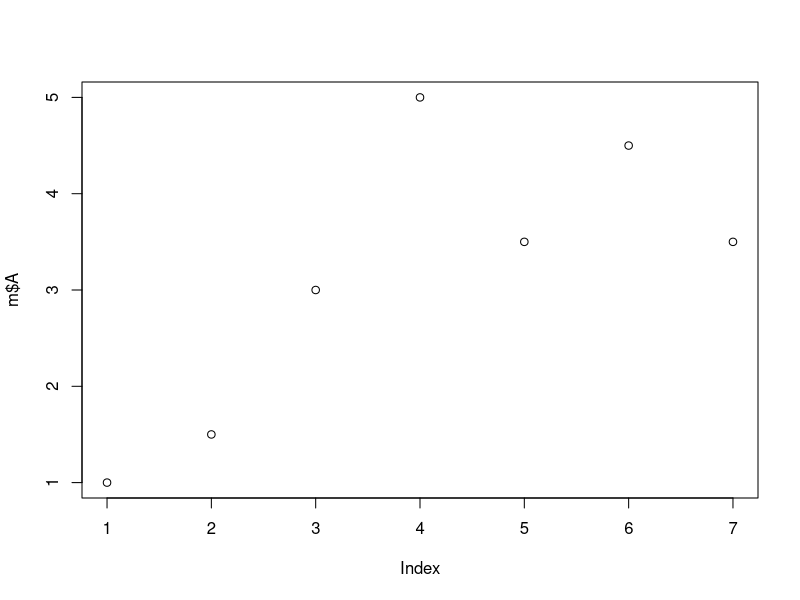
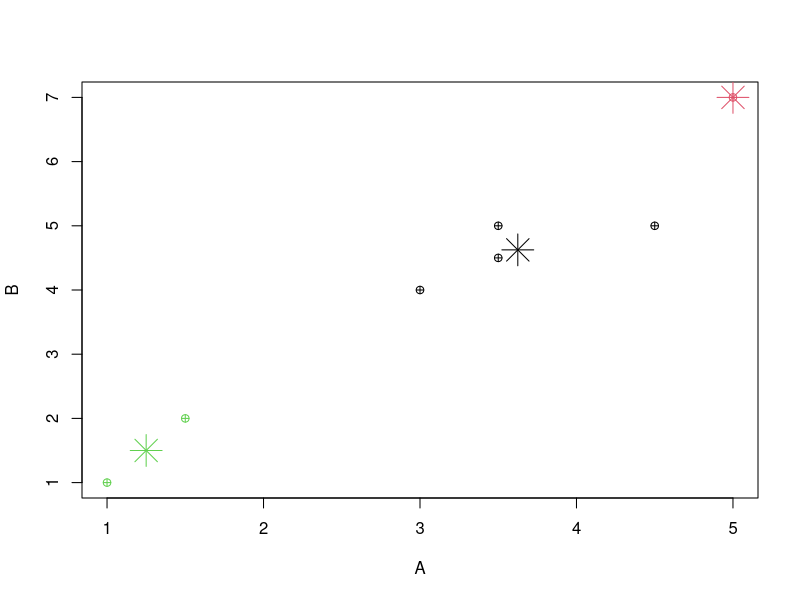

These figures' R source, in order:
#Clustering - Simple dataset - Marks in 2 subjects

A=c(1,1.5,3,5,3.5,4.5,3.5)
B=c(1,2,4,7,5,5,4.5)
m = data.frame(A)
m
c = kmeans(m, 4 )
c$cluster
plot(m$A)

marks=data.frame(A,B)
marks
?kmeans
(c1 = kmeans(marks, 3))  #??
c1$iter
cbind(marks, c1$cluster)
plot(marks, pch=10,col = c1$cluster)
c1$centers
points(c1$centers, col = 1:3, pch = 8, cex = 3)
?kmeans
c1$iter #?

#C1- 1, 2 : (1.3, 1.5)
#C2- 3, 4, 5, 6, 7  : (3.9, 5.1)
#
#Specify Coordinates for Centers
mcenters = marks[c(1,5),]
mcenters
(c2a <- kmeans(marks, centers=mcenters))
c2a
cbind(marks, c2a$cluster)
matrix(c(1,1,5,7), ncol=2)
?matrix
(c2b <- kmeans(marks, centers=matrix(c(1,1,5,7), ncol=2)))

c2a
cbind(marks,c2a$cluster)
c2a$centers
aggregate(marks,by=list(c2a$cluster),FUN=mean)
c2a
c2a$iter

library(dplyr)
marks
marks %>% group_by(c2a$cluster) %>% summarise_all(funs(sum, mean, median, n()))


# Distances
x1=marks[1,]; x2=marks[2,]
x1;x2
sqrt(sum((x1-x2)^2))
sqrt(1.25)
dist(rbind(x1,x2))
euc.dist <- function(x1, x2) sqrt(sum((x1 - x2) ^ 2))
for (i in 1:7)
  print(paste(i, round(euc.dist(marks[i,], marks[1,]),2),sep='-'))

ref1 = marks[1,]; ref1
ref2 = marks[4,]; ref2

(d1= apply(marks,1,function(x)sqrt(sum((x-ref1)^2))))
(d2= apply(marks,1,function(x)sqrt(sum((x-ref2)^2))))
df=cbind(marks, d1,d2)
df

apply(df, 1, function(x) max(which(x == min(x, na.rm = TRUE))))
df
apply(df[,c(3,4)],1, min)
df3 <-transform(df, mind1d2=apply(df[,c(3,4)],1, min, na.rm = TRUE))
df3




gender = c('M','F','M')
gender
genderF = factor(gender)
genderF
grades = c('A','B','C')
grades
gradesF = factor(grades)
gradesF
gradesF1 = factor(grades, ordered=T)
gradesF1
gradesF2 = factor(grades, ordered=T, levels=c('C','B','A'))
gradesF2
marks = rnorm(3, 50,10)
df = data.frame(genderF, gradesF, marks)
df
str(df)
